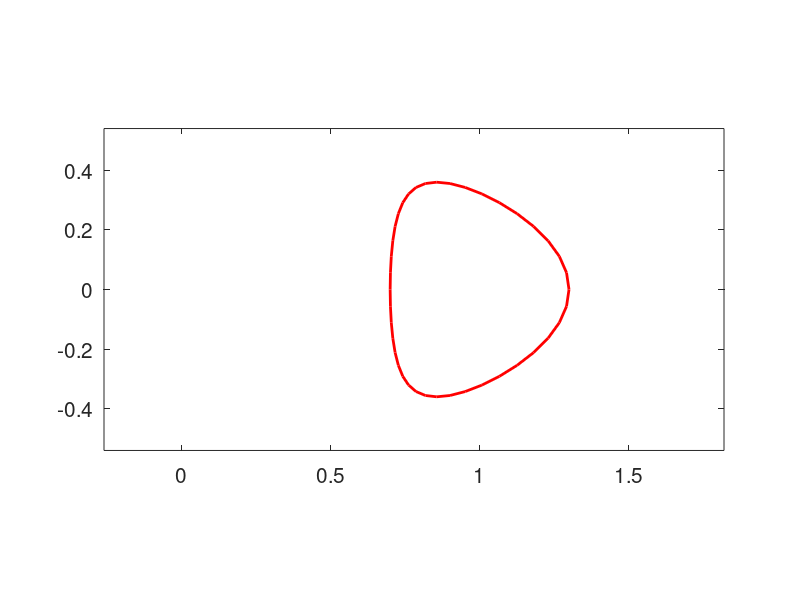

MATLAB code for this plot: (Note: this script raises an error after producing the figure.)
% plot Takeda1991 Fig. 2.5
% Hua-sheng XIE, IFTS-ZJU, huashengxie@gmail.com, 2013-01-10 13:54
close all; clear; clc;
R0=1.0; a=0.3; delta=0.5; kappa=1.2; % parameters

theta=0:pi/20:2*pi; % cal Tokamak shape
r=R0+a.*cos(theta+delta.*sin(theta));
z=kappa*a.*sin(theta);
ymax=kappa*a; xmax=R0+a;

sftind=find(z==ymax);
xsft=r(sftind(1)); % find x_shift position

figure; set(gcf,'DefaultAxesFontSize',15);
plot(r,z,'r','LineWidth',2); axis equal;hold on; % plot Tokamak shape

xlim([-0.2*xmax,1.4*xmax]);ylim([-1.5*ymax,1.5*ymax]);
arrow([-0.1*xmax 0],[1.2*xmax 0],10,'BaseAngle',60,'Width',1); % plot x axis arrow
text(1.15*xmax,-0.01*ymax,'R','FontSize',15,'VerticalAlignment','Top');
arrow([0 -1.2*ymax],[0 1.5*ymax],10,'BaseAngle',60,'Width',1); % plot y axis arrow
text(-0.01*R0,1.3*ymax,'Z','FontSize',15,'HorizontalAlignment','Right');
text(-0.01*R0,-0.01*ymax,'0','FontSize',15,'HorizontalAlignment',...
    'Right','VerticalAlignment','Top'); % text (0,0) point
axis off;

text(R0,0,'R_0','FontSize',15,'VerticalAlignment','Top'); % plot x=R0 line
hold on;plot([R0,R0],[0,1.3*ymax],'--','LineWidth',2);
hold on;plot(R0,0,'g.','MarkerSize',15);

text(-0.01*R0,ymax,'\kappa{a}','FontSize',15,...
    'HorizontalAlignment','Right'); % plot y=kappa*a line
hold on;plot([0,xmax],[ymax,ymax],'--','LineWidth',2);

text((xsft+R0)/2,1.25*ymax,'\Delta','FontSize',15,...
    'HorizontalAlignment','Center'); % plot x=x_shift line
text(xsft,1.25*ymax,'\rightarrow','FontSize',15,...
    'HorizontalAlignment','right');
text(R0,1.25*ymax,'\leftarrow','FontSize',15,...
    'HorizontalAlignment','left');
hold on;plot([xsft,xsft],[0,1.3*ymax],'--','LineWidth',2);

text(R0+a/2,1.15*ymax,'a','FontSize',15,...
    'HorizontalAlignment','Center'); % plot x=xmax line
text(R0,1.15*ymax,'\leftarrow','FontSize',15,...
    'HorizontalAlignment','Left');
text(R0+a,1.15*ymax,'\rightarrow','FontSize',15,...
    'HorizontalAlignment','Right');
hold on;plot([xmax,xmax],[0,1.3*ymax],'--','LineWidth',2);

text(0.01*R0,0.8*ymax,['R=R_0+acos(\theta+\delta sin\theta)',10,...
    'Z=\kappa asin\theta'],'FontSize',15,...
    'VerticalAlignment','Top'); % legend equation
text(0.01*R0,-0.8*ymax,['Ellipticity: \kappa',10,...
    'Triangularity: \Delta=asin\delta'],'FontSize',15); % legend parameter

tstr=['Here: R_0=',num2str(R0),', a=',num2str(a),...
    ', \kappa=',num2str(kappa),', \delta=',num2str(delta)];
title(tstr);

prtstr=['Tokamak_Shape,R0=',num2str(R0),',a=',num2str(a),...
    ',kappa=',num2str(kappa),',delta=',num2str(delta)];
print('-dpng',[prtstr,'.png']); % output figure to *.png and *.eps
print('-depsc',strcat(prtstr,'.eps'));
